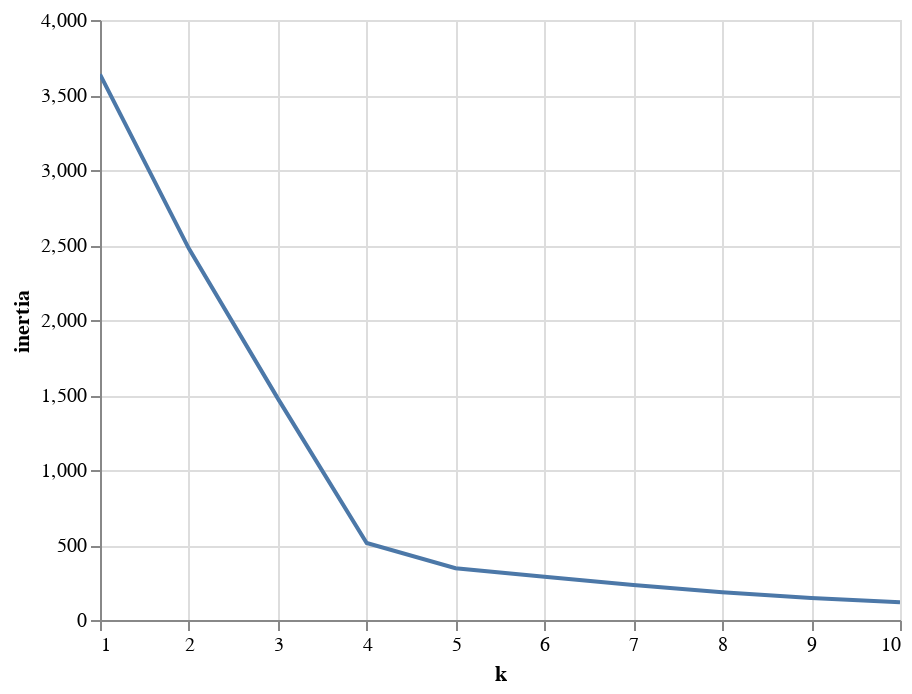

This figure's notebook cell:
### Markdown cell above
### Clustering Crytocurrencies Using K-Means

#### Find the Best Value for `k` Using the Elbow Curve

### Code cell
inertia = []
k = list(range(1, 11))

# Calculate the inertia for the range of k values
for i in k:
    km = KMeans(n_clusters=i, random_state=0)
    km.fit(pcs_df)
    inertia.append(km.inertia_)

# Creating the Elbow Curve
elbow_data = {"k": k, "inertia": inertia}
df_elbow = pd.DataFrame(elbow_data)
alt.Chart(df_elbow).mark_line().encode(
    x='k',
    y='inertia',
).interactive()

### Figure 1 — Vega-Lite specification as saved in the notebook (floating-point values rounded to 4 significant figures)
{"config": {"view": {"continuousWidth": 400, "continuousHeight": 300}}, "data": {"name": "data-74b54ba47fd9e0afc07fd184074d5917"}, "mark": "line", "encoding": {"x": {"field": "k", "type": "quantitative"}, "y": {"field": "inertia", "type": "quantitative"}}, "selection": {"selector008": {"type": "interval", "bind": "scales", "encodings": ["x", "y"]}}, "$schema": "https://vega.github.io/schema/vega-lite/v4.17.0.json", "datasets": {"data-74b54ba47fd9e0afc07fd184074d5917": [{"k": 1, "inertia": 3638.0}, {"k": 2, "inertia": 2476.0}, {"k": 3, "inertia": 1478.0}, {"k": 4, "inertia": 513.6}, {"k": 5, "inertia": 344.8}, {"k": 6, "inertia": 287.8}, {"k": 7, "inertia": 232.7}, {"k": 8, "inertia": 184.4}, {"k": 9, "inertia": 147.4}, {"k": 10, "inertia": 118.9}]}}
